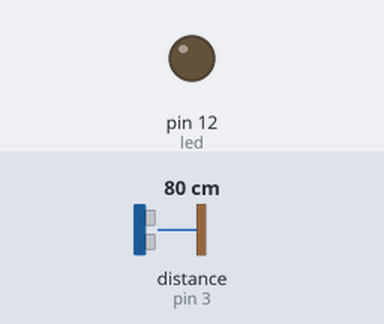
Bench run of a sketch on a simulated Arduino Uno, built with avr-gcc and run on an emulated ATmega328P. Parts: output pins drawn as LEDs (lit = HIGH). Wiring (inferred from the names in the program): ultrasonic range finder: trigger pin 2; echo pin 3. The test bench sets the inputs (shaded band); at power-on: distance to the obstacle (sensor on pin 3) 80 cm. The echo pulse lasts 58.3 µs per cm; pins used as bus, display or sensor lines are not drawn; what the sketch prints to the serial monitor is not drawn.

Above: at 1.2 s.
1.3 s: distance to the obstacle (sensor on pin 3) set to 33 cm
2.8 s: distance to the obstacle (sensor on pin 3) set to 29 cm
At 4.0 s:
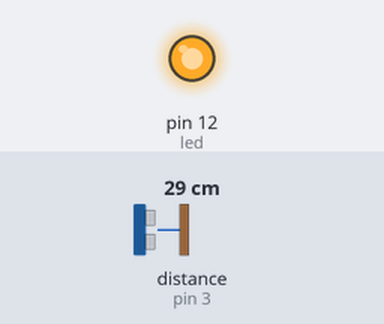
4.3 s: distance to the obstacle (sensor on pin 3) set to 60 cm
At 5.5 s:
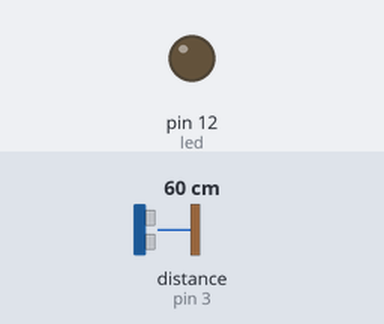
5.8 s: distance to the obstacle (sensor on pin 3) set to 4 cm
At 6.6 s:
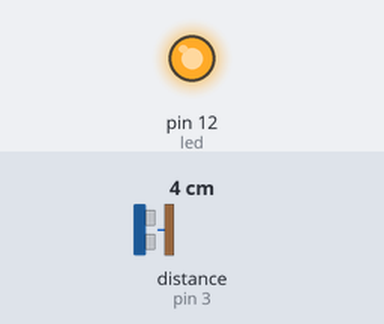
Timing chart, 0 to 8.3 s (numbered marks = the images above; inputs shaded):
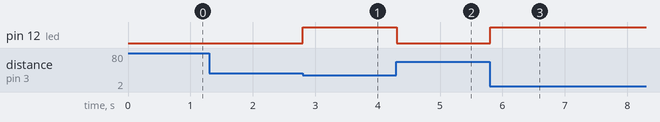

The sketch:

sketch_jul10a.ino
```cpp
const int TrigPin = 2;
const int EchoPin = 3;
int distance;
const int led = 12;

void setup()
{ // 初始化串口通信及连接SR04的引脚
  Serial.begin(115200);
  pinMode(TrigPin, OUTPUT);
  // 要检测引脚上输入的脉冲宽度，需要先设置为输入状态
  pinMode(EchoPin, INPUT);
  pinMode(led, OUTPUT);
  Serial.println("Ultrasonic sensor:");
}
void loop()
{
  // 产生一个10us的高脉冲去触发TrigPin
  digitalWrite(TrigPin, LOW);
  delayMicroseconds(2);
  digitalWrite(TrigPin, HIGH);
  delayMicroseconds(10);
  digitalWrite(TrigPin, LOW);
  // 检测脉冲宽度，并计算出距离
  distance = pulseIn(EchoPin, HIGH) / 58.00;
  Serial.print(distance);
  Serial.print("cm ,,");
  Serial.println();

   // delay(2);
  if(distance <= 30 )
  {
    digitalWrite(led, HIGH);
  }
  else
  {
    digitalWrite(led, LOW);
  }

  //delay(5);
}
```

Measured:
- the behaviour switches between 32 and 31 cm on distance to the obstacle (sensor on pin 3) (found by bisection; images 0 and 1)
- after the input at 2.8 s, pin 12 (led): LOW → HIGH at once
- after the input at 4.3 s, pin 12 (led): HIGH → LOW at once
- after the input at 5.8 s, pin 12 (led): LOW → HIGH at once
